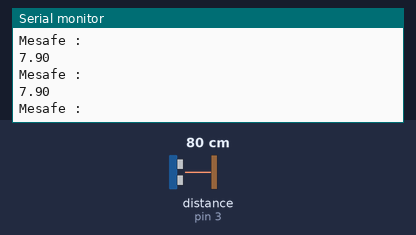
A sketch run on a simulated Arduino Uno, built with avr-gcc and run on an emulated ATmega328P. Parts: the last lines printed to the serial monitor. Wiring (inferred from the names in the program): ultrasonic range finder: trigger pin 2; echo pin 3. The test bench sets the inputs (shaded band); at power-on: distance to the obstacle (sensor on pin 3) 80 cm. The echo pulse lasts 58.3 µs per cm.

Above: at 1.2 s.
1.3 s: distance to the obstacle (sensor on pin 3) set to 9 cm
At 1.32 s:
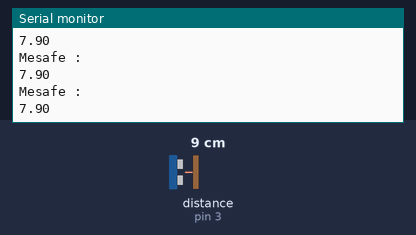
4.3 s: distance to the obstacle (sensor on pin 3) set to 2 cm
At 4.32 s:
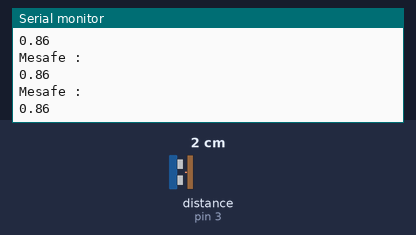
Timing chart, 0 to 7.3 s (numbered marks = the images above; inputs shaded):
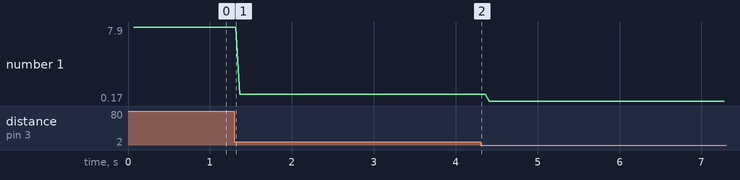

The sketch:

distanceSens.ino
```cpp
int trig = 2;
int echo = 3;
int redPin = 5;
int greenPin = 6;


void setup() {
  // put your setup code here, to run once:
  pinMode(trig,OUTPUT);
  pinMode(echo,INPUT);
  pinMode(redPin,INPUT);
  pinMode(greenPin,INPUT);
  digitalWrite(trig,LOW);
  Serial.begin(9600);
}

void loop() {
  // put your main code here, to run repeatedly:
  float mesafe = distance_value(trig, echo);
  Serial.println("Mesafe : ");
  Serial.println(mesafe);
  if (mesafe < 1.0){
    digitalWrite(greenPin, LOW);
    digitalWrite(redPin, HIGH);
  }
  else{
    digitalWrite(redPin, LOW);
    digitalWrite(greenPin, HIGH);
  }

}

float distance_value(int trig_pin, int echo_pin){
  digitalWrite(trig_pin, HIGH);
  delayMicroseconds(1000);
  digitalWrite(trig_pin, LOW);
  float temps = pulseIn(echo_pin, HIGH);
  temps = temps/2;
  float distance = (3400*temps) / 1000000;
  delay(50);
  return distance;
}
```

Measured:
- plotted number 1: 7.9 → 0.86 after the input at 1.3 s, 0.86 → 0.17 after the input at 4.3 s
